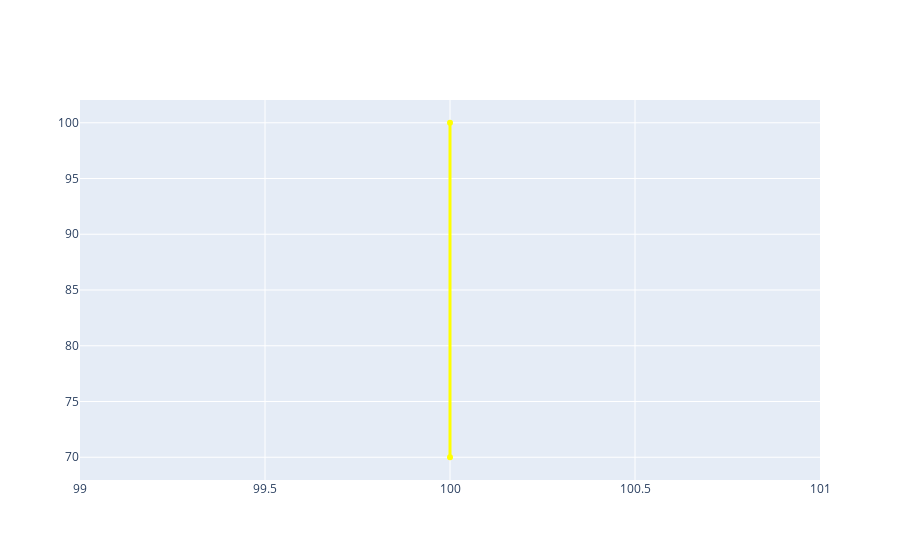

The notebook cell this image was saved under:
### Code cell


### Figure 1 — Plotly figure (JSON) as saved in the notebook; plotly's stock layout.template omitted (floating-point values rounded to 4 significant figures)
{"data": [{"line": {"color": "yellow", "width": 3}, "marker": {"color": "yellow"}, "mode": "markers+lines", "type": "scatter", "x": [100, 100], "y": [70, 100]}], "layout": {}}
